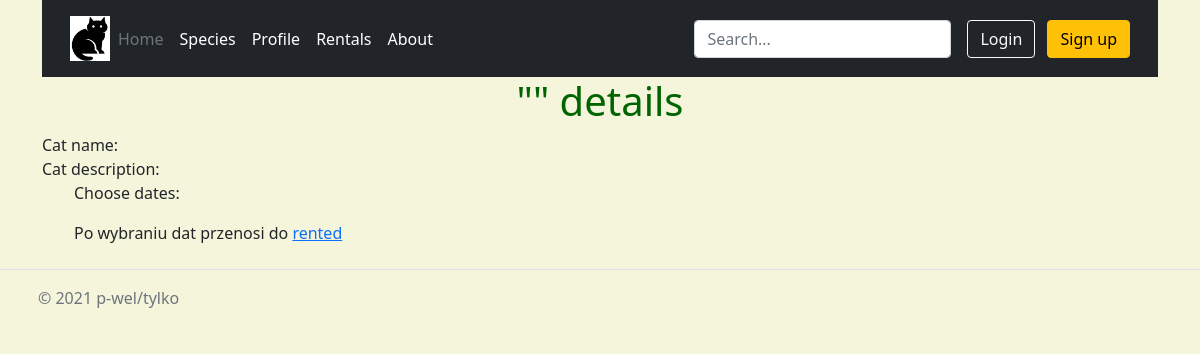
Before: /cat/1/rental_dates/ with the older database file.
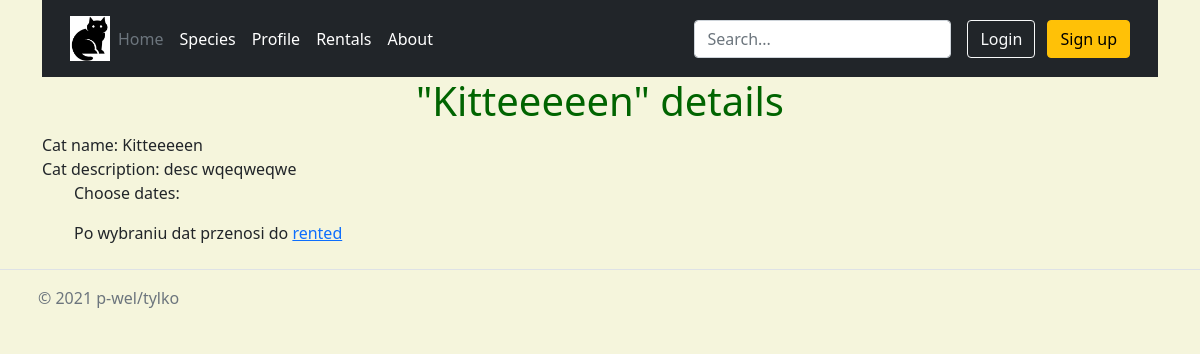
After: the same page with the newer database file.
### cats/models.py (models this page shows, shortened)
class TimeStamped(models.Model, CheckAddDateMixin):
    created = models.DateTimeField(auto_now_add=True)
    modified = models.DateTimeField(auto_now=True)
    class Meta:
        abstract = True

class Cat(TimeStamped):
    name = models.CharField(max_length=50)
    breed = models.ForeignKey('cats.Breed', on_delete=models.CASCADE)
    """
    <Species: Breeds>
    - House cat: American Curl, Sphinx, Ragamuffin, Siberian Cat, Persian Cat
    - Farm cat: Sheep's Cat, Barn Cat
    - Feral cat: Bengal Tiger, Lion, Cheetah, Jaguar, Leopard
    """
    description = models.TextField(default=None, blank=True)
    available = models.BooleanField(default=True)
    creation_date = models.DateTimeField(auto_now_add=True)
    modification_date = models.DateTimeField(auto_now=True)
    user = models.ManyToManyField("auth.User", blank=True)

### cats/views.py (the view)
# urls.py: path('cat/<int:cat_id>/rental_dates/', cat_rental_dates, name="rental_dates"),
def cat_rental_dates(request, cat_id):
    cat = Cat.objects.get(pk=cat_id)
    context = {"cat": cat}
    return render(request, 'cats/rental_dates.html', context)

### cats/templates/cats/rental_dates.html (shortened to what this page needs)
{% extends 'base.html' %}
{% block content %}
    <h1>"{{ cat.name }}" details</h1>
    <div>Cat name: {{ cat.name }}</div>
    <div>Cat description: {{ cat.description }}</div>
    <ul>
        Choose dates:
    </ul>
    <ul>
        Po wybraniu dat przenosi do <a href="{% url 'cats:rented' cat.id %}">rented</a>
    </ul>
{% endblock %}

Changed rows visible on the page:
now on this page (row edited): Cat: name "Kitteeeeen", description "desc wqeqweqwe"
